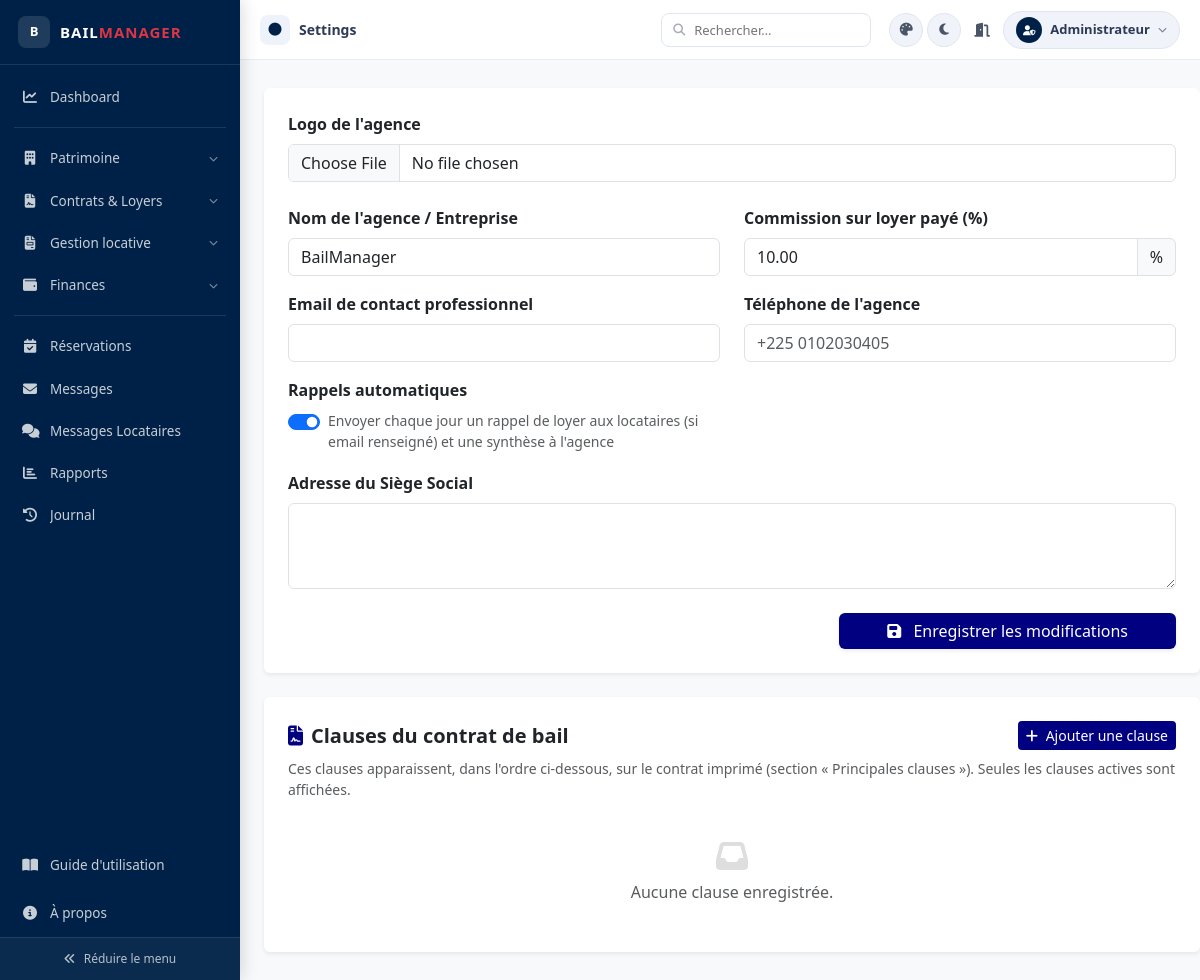
The app's page /pages/settings.php (signed in), older data.
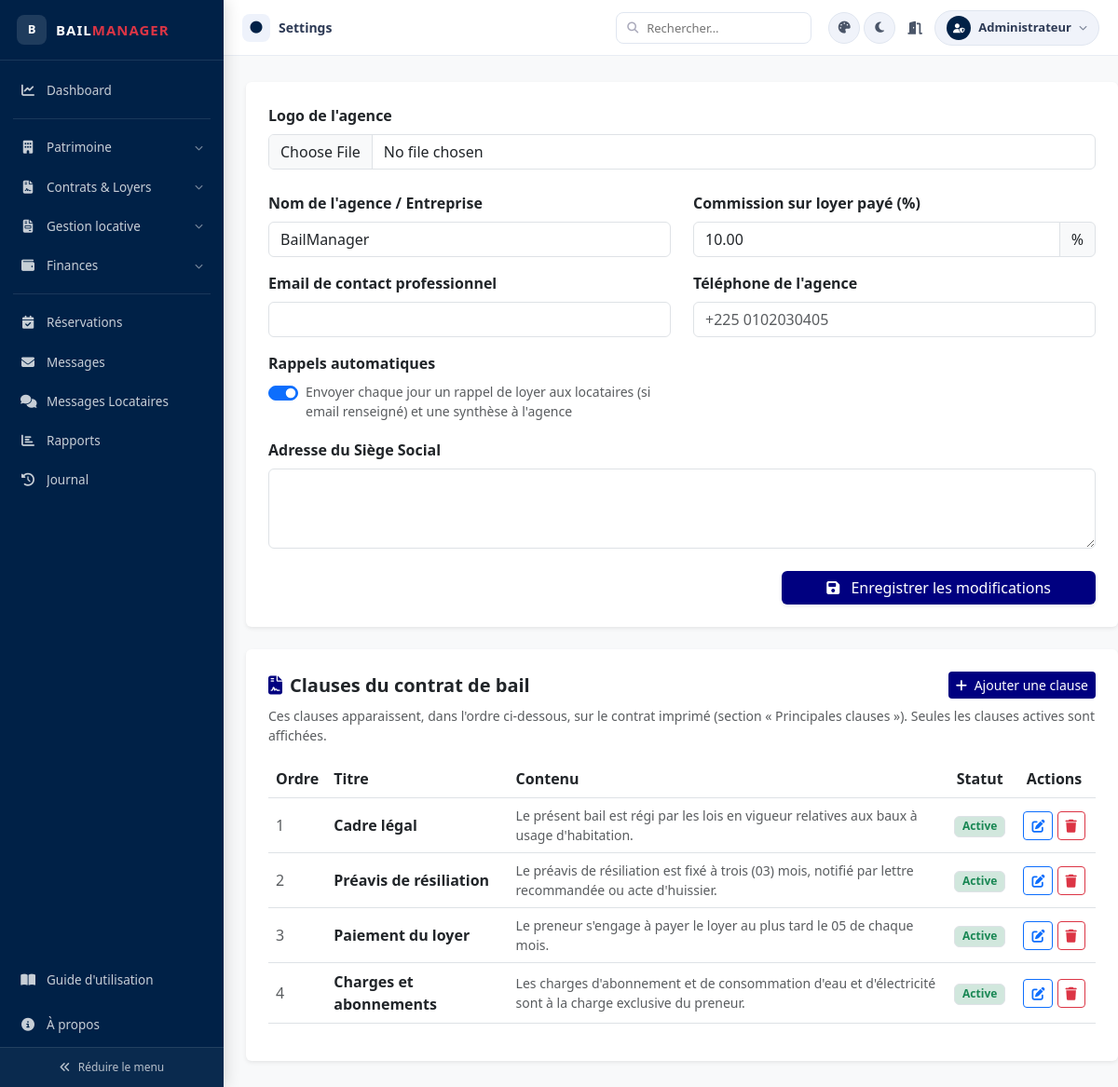
The same page, newer data.
### tables this page shows
CREATE TABLE `settings` (
  `id` int NOT NULL AUTO_INCREMENT,
  `nom_entreprise` varchar(255) DEFAULT NULL,
  `contact_email` varchar(255) DEFAULT NULL,
  `contact_telephone` varchar(50) DEFAULT NULL,
  `taux_commission` decimal(5,2) DEFAULT '10.00',
  `rappels_actifs` tinyint(1) NOT NULL DEFAULT '1',
  `adresse_siege` text,
  `updated_at` timestamp NULL DEFAULT CURRENT_TIMESTAMP ON UPDATE CURRENT_TIMESTAMP,
  `logo_url` varchar(255) DEFAULT NULL,
  PRIMARY KEY (`id`)
);

CREATE TABLE `clauses_contrat` (
  `id` int NOT NULL AUTO_INCREMENT,
  `titre` varchar(150) NOT NULL,
  `contenu` text NOT NULL,
  `ordre_affichage` int NOT NULL DEFAULT '0',
  `actif` tinyint(1) NOT NULL DEFAULT '1',
  `created_at` timestamp NULL DEFAULT CURRENT_TIMESTAMP,
  `updated_at` timestamp NULL DEFAULT CURRENT_TIMESTAMP ON UPDATE CURRENT_TIMESTAMP,
  PRIMARY KEY (`id`)
);

### pages/settings.php (the view, shortened to what the rows shown need)
<?php
require_once('../config/db.php');
$stmt = $pdo->query("SELECT * FROM settings WHERE id = 1");
$current = $stmt->fetch();
$clauses = $pdo->query("SELECT * FROM clauses_contrat ORDER BY ordre_affichage ASC, id ASC")->fetchAll();
?>
<!DOCTYPE html>
<html lang="fr">
<head>
    <link href="../css/bootstrap.min.css" rel="stylesheet">
    <link rel="stylesheet" href="../css/style.css">
    <link rel="stylesheet" href="../css/fontawesome/all.min.css">
</head>
<body>
<?php include('../includes/sidebar.php'); ?>
<div class="main-content">
            <div class="card shadow-sm border-0 p-4">
                <form method="POST" enctype="multipart/form-data">
                    <div class="row">
                        <div class="col-md-6 mb-3">
                            <label class="form-label fw-bold">Nom de l'agence / Entreprise</label>
                            <input type="text" name="nom_entreprise" class="form-control" value="<?= htmlspecialchars($current['nom_entreprise'] ?? '') ?>" required>
                        </div>
                        <div class="col-md-6 mb-3">
                            <div class="input-group">
                                <input type="number" step="0.01" name="taux_commission" class="form-control" value="<?= $current['taux_commission'] ?? '10.00' ?>" required>
                                <span class="input-group-text bg-light">%</span>
                            </div>
                        </div>
                        <div class="col-md-6 mb-3">
                            <div class="form-check form-switch mt-2">
                                <input class="form-check-input" type="checkbox" role="switch" name="rappels_actifs" id="rappels_actifs" <?= !empty($current['rappels_actifs']) ? 'checked' : '' ?>>
                                <label class="form-check-label small text-muted" for="rappels_actifs">Envoyer chaque jour un rappel de loyer aux locataires (si email renseigné) et une synthèse à l'agence</label>
                            </div>
                        </div>
                    </div>
                </form>
            </div>
            <div class="card shadow-sm border-0 p-4 mt-4">
                <?php if (empty($clauses)): ?>
                <div class="text-center text-muted py-4"><i class="fa fa-inbox fa-2x mb-2 d-block" style="opacity:.2;"></i>Aucune clause enregistrée.</div>
                <?php else: ?>
                <div class="table-responsive">
                <table class="table align-middle">
                    <thead>
                        <tr>
                            <th style="width:6%;">Ordre</th>
                            <th style="width:22%;">Titre</th>
                            <th>Contenu</th>
                            <th style="width:8%;" class="text-center">Statut</th>
                            <th style="width:10%;" class="text-center">Actions</th>
                        </tr>
                    </thead>
                    <tbody>
                    <?php foreach ($clauses as $cl): ?>
                    <tr>
                        <td class="text-muted"><?= (int)$cl['ordre_affichage'] ?></td>
                        <td class="fw-semibold"><?= htmlspecialchars($cl['titre']) ?></td>
                        <td class="text-muted small"><?= htmlspecialchars(mb_strimwidth($cl['contenu'], 0, 120, '…')) ?></td>
                        <td class="text-center">
                            <?php if ($cl['actif']): ?><span class="badge bg-success-subtle text-success border">Active</span>
                            <?php else: ?><span class="badge bg-secondary-subtle text-secondary border">Inactive</span><?php endif; ?>
                        </td>
                        <td class="text-center text-nowrap">
                            <button type="button" class="btn btn-sm btn-outline-primary btn-edit-clause" title="Modifier"
                                    data-bs-toggle="modal" data-bs-target="#modalEditClause"
                                    data-id="<?= (int)$cl['id'] ?>"
                                    data-titre="<?= htmlspecialchars($cl['titre']) ?>"
                                    data-contenu="<?= htmlspecialchars($cl['contenu']) ?>"
                                    data-ordre="<?= (int)$cl['ordre_affichage'] ?>"
                                    data-actif="<?= (int)$cl['actif'] ?>">
                                <i class="fa fa-edit"></i>
                            </button>
                            <form action="../php/delete_clause.php" method="POST" style="display:inline" onsubmit="return confirm('Supprimer cette clause ?')">
                                <button type="submit" class="btn btn-sm btn-outline-danger" title="Supprimer"><i class="fa fa-trash"></i></button>
                            </form>
                        </td>
                    </tr>
                    <?php endforeach; ?>
                    </tbody>
                </table>
                </div>
                <?php endif; ?>
            </div>
</div>
</body>
</html>

Row changes from the older to the newer data that the page shows:
added clauses_contrat: ordre_affichage "1", titre "Cadre légal", contenu "Le présent bail est régi par les lois en vigueur relatives aux baux à usage d'habitation.", actif "Active"
added clauses_contrat: ordre_affichage "2", titre "Préavis de résiliation", contenu "Le préavis de résiliation est fixé à trois (03) mois, notifié par lettre recommandée ou acte d'huissier.", actif "Active"
added clauses_contrat: ordre_affichage "3", titre "Paiement du loyer", contenu "Le preneur s'engage à payer le loyer au plus tard le 05 de chaque mois.", actif "Active"
added clauses_contrat: ordre_affichage "4", titre "Charges et abonnements", contenu "Les charges d'abonnement et de consommation d'eau et d'électricité sont à la charge exclusive du preneur.", actif "Active"
Text that changed along with them:
text no longer shown: "Aucune clause enregistrée."
text now shown: "Ordre Titre Contenu Statut Actions"
